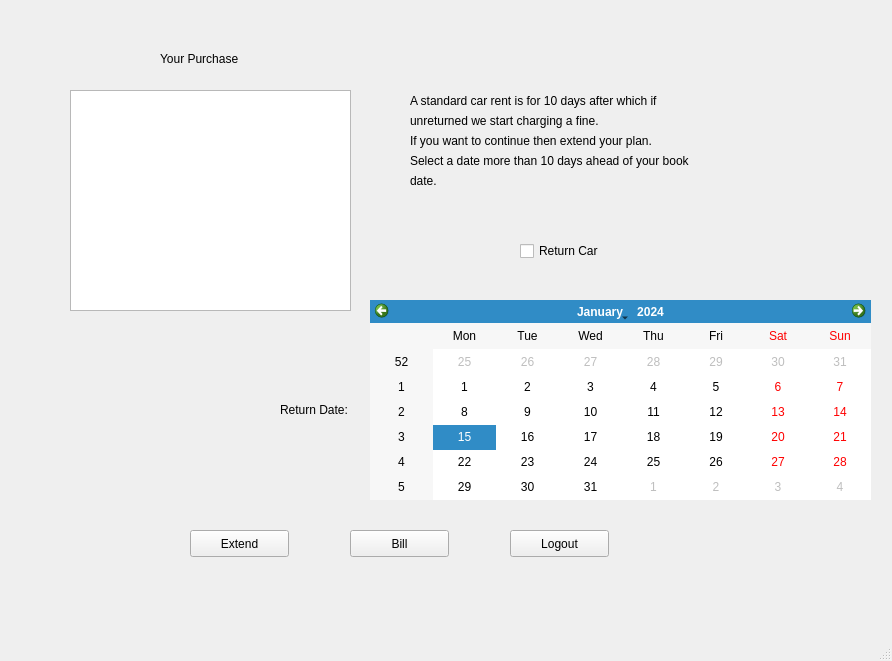
<?xml version="1.0" encoding="UTF-8"?>
<ui version="4.0">
 <class>MainWindow</class>
 <widget class="QMainWindow" name="MainWindow">
  <property name="geometry">
   <rect>
    <x>0</x>
    <y>0</y>
    <width>892</width>
    <height>661</height>
   </rect>
  </property>
  <property name="windowTitle">
   <string>MainWindow</string>
  </property>
  <widget class="QWidget" name="centralwidget">
   <widget class="QListWidget" name="billList">
    <property name="geometry">
     <rect>
      <x>70</x>
      <y>90</y>
      <width>281</width>
      <height>221</height>
     </rect>
    </property>
   </widget>
   <widget class="QLabel" name="label_3">
    <property name="geometry">
     <rect>
      <x>160</x>
      <y>50</y>
      <width>101</width>
      <height>17</height>
     </rect>
    </property>
    <property name="text">
     <string>Your Purchase</string>
    </property>
   </widget>
   <widget class="QLabel" name="label_4">
    <property name="geometry">
     <rect>
      <x>410</x>
      <y>90</y>
      <width>361</width>
      <height>21</height>
     </rect>
    </property>
    <property name="text">
     <string>A standard car rent is for 10 days after which if </string>
    </property>
   </widget>
   <widget class="QLabel" name="label_5">
    <property name="geometry">
     <rect>
      <x>410</x>
      <y>110</y>
      <width>361</width>
      <height>21</height>
     </rect>
    </property>
    <property name="text">
     <string>unreturned we start charging a fine.</string>
    </property>
   </widget>
   <widget class="QLabel" name="label_6">
    <property name="geometry">
     <rect>
      <x>410</x>
      <y>130</y>
      <width>361</width>
      <height>21</height>
     </rect>
    </property>
    <property name="text">
     <string>If you want to continue then extend your plan.</string>
    </property>
   </widget>
   <widget class="QLabel" name="label_7">
    <property name="geometry">
     <rect>
      <x>410</x>
      <y>150</y>
      <width>361</width>
      <height>21</height>
     </rect>
    </property>
    <property name="text">
     <string>Select a date more than 10 days ahead of your book</string>
    </property>
   </widget>
   <widget class="QLabel" name="label_8">
    <property name="geometry">
     <rect>
      <x>410</x>
      <y>170</y>
      <width>361</width>
      <height>21</height>
     </rect>
    </property>
    <property name="text">
     <string>date.</string>
    </property>
   </widget>
   <widget class="QCalendarWidget" name="returnCalendarWidget">
    <property name="geometry">
     <rect>
      <x>370</x>
      <y>300</y>
      <width>501</width>
      <height>200</height>
     </rect>
    </property>
   </widget>
   <widget class="QLabel" name="label_2">
    <property name="geometry">
     <rect>
      <x>280</x>
      <y>400</y>
      <width>91</width>
      <height>20</height>
     </rect>
    </property>
    <property name="text">
     <string>Return Date:</string>
    </property>
   </widget>
   <widget class="QCheckBox" name="returnBox">
    <property name="geometry">
     <rect>
      <x>520</x>
      <y>240</y>
      <width>141</width>
      <height>22</height>
     </rect>
    </property>
    <property name="text">
     <string>Return Car</string>
    </property>
   </widget>
   <widget class="QPushButton" name="extend">
    <property name="geometry">
     <rect>
      <x>190</x>
      <y>530</y>
      <width>99</width>
      <height>27</height>
     </rect>
    </property>
    <property name="text">
     <string>Extend</string>
    </property>
   </widget>
   <widget class="QPushButton" name="bill">
    <property name="geometry">
     <rect>
      <x>350</x>
      <y>530</y>
      <width>99</width>
      <height>27</height>
     </rect>
    </property>
    <property name="text">
     <string>Bill</string>
    </property>
   </widget>
   <widget class="QPushButton" name="logout">
    <property name="geometry">
     <rect>
      <x>510</x>
      <y>530</y>
      <width>99</width>
      <height>27</height>
     </rect>
    </property>
    <property name="text">
     <string>Logout</string>
    </property>
   </widget>
  </widget>
  <widget class="QMenuBar" name="menubar">
   <property name="geometry">
    <rect>
     <x>0</x>
     <y>0</y>
     <width>892</width>
     <height>25</height>
    </rect>
   </property>
  </widget>
  <widget class="QStatusBar" name="statusbar"/>
 </widget>
 <resources/>
 <connections/>
</ui>
